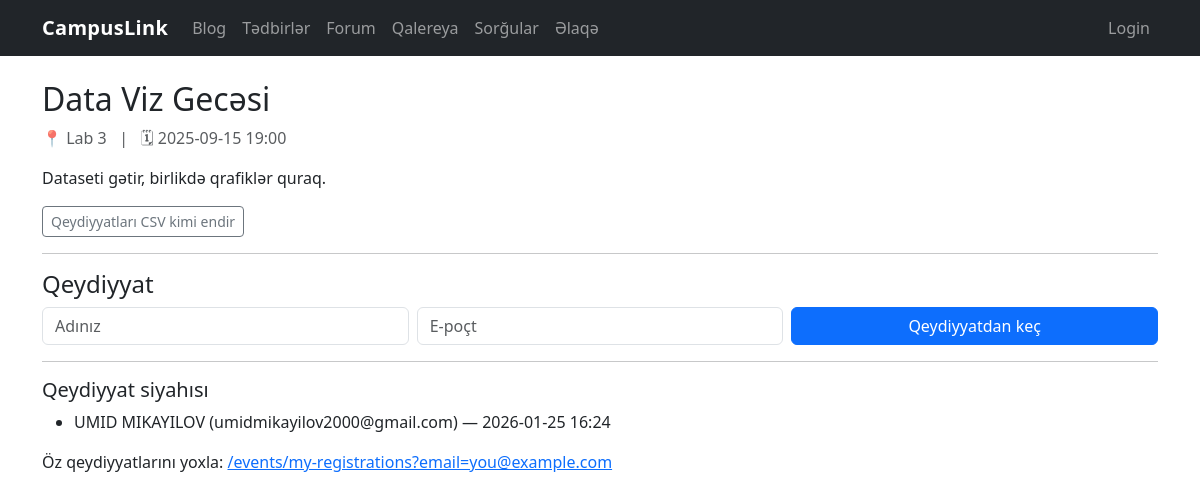
The app's page /events/2, older data.
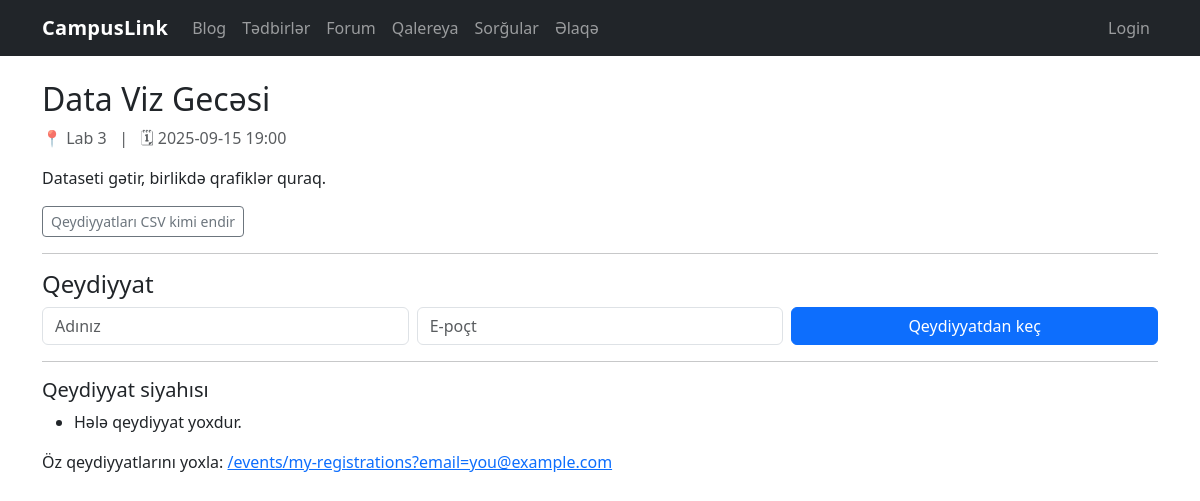
The same page, newer data.
### tables this page shows
CREATE TABLE event_registrations (
            id INTEGER PRIMARY KEY AUTOINCREMENT,
            event_id INTEGER NOT NULL,
            name TEXT NOT NULL,
            email TEXT NOT NULL,
            created_at TEXT NOT NULL,
            UNIQUE(event_id, email), -- eyni email-in eyni tədbirə iki dəfə yazılmasının qarşısını alır
            FOREIGN KEY (event_id) REFERENCES events(id) ON DELETE CASCADE
        );

### events.py (the view, shortened to what this page needs)
@bp.route("/<int:event_id>", methods=["GET", "POST"])
def detail(event_id: int):
    db = get_db()
    cur = db.execute("SELECT * FROM events WHERE id = ?", (event_id,))
    row = cur.fetchone()
    if not row:
        return render_template("404.html"), 404
    event = dict_from_row(row)
    cur = db.execute("SELECT COUNT(*) FROM event_registrations WHERE event_id = ?", (event_id,))
    reg_count = cur.fetchone()[0]
    remaining = max(0, event["capacity"] - reg_count)
    cur = db.execute(
        "SELECT * FROM event_registrations WHERE event_id = ? ORDER BY id DESC",
        (event_id,),
    )
    regs = [dict_from_row(r) for r in cur.fetchall()]
    return render_template("events/detail.html", event=event, regs=regs, remaining=remaining)

### database.py (called while the page is built)
def get_db():
    if "db" not in g:
        g.db = sqlite3.connect(DB_PATH)
        g.db.row_factory = sqlite3.Row
    return g.db

def dict_from_row(row):
    return {k: row[k] for k in row.keys()} if row else None

### forum.py (called while the page is built, shortened)
def _current_user_display() -> str:
    role = session.get("role") or "guest"
    if role == "admin":
        return (session.get("admin_name") or session.get("user_name") or "Admin").strip() or "Admin"
    if role == "user":
        return (session.get("user_name") or "User").strip() or "User"
    return "Guest"

@bp.app_context_processor
def _inject_forum_auth():
    return {"forum_role": session.get("role") or "guest", "forum_name": _current_user_display()}

def ensure_forum_schema() -> None:
    global _schema_ready
    if _schema_ready:
        return

@bp.before_app_request
def _forum_schema_bootstrap():
    db = get_db()
    db.execute("PRAGMA foreign_keys = ON;")
    ensure_forum_schema()

### polls.py (called while the page is built)
@bp.before_app_request
def ensure_session():
    if "voter_id" not in session:
        session["voter_id"] = secrets.token_hex(8)
    return None

### templates/events/detail.html (shortened to what this page needs)
{% extends "base.html" %}
{% block content %}
  <h2>{{ event["title"] }}</h2>
  <div class="text-muted">📍 {{ event["location"] }} &nbsp; | &nbsp; 🗓 {{ event["date"] }}</div>
  <p class="mt-3">{{ event["description"] }}</p>
  <p><a class="btn btn-sm btn-outline-secondary" href="{{ url_for('events.export_csv', event_id=event['id']) }}">Qeydiyyatları CSV kimi endir</a></p>
  <hr>
  <h4>Qeydiyyat</h4>
  <form method="post">
    <div class="row g-2">
      <div class="col-md-4"><input name="name" class="form-control" placeholder="Adınız" required></div>
      <div class="col-md-4"><input name="email" type="email" class="form-control" placeholder="E-poçt" required></div>
      <div class="col-md-4"><button class="btn btn-primary w-100" {% if remaining<=0 %}disabled{% endif %}>Qeydiyyatdan keç</button></div>
    </div>
  </form>
  <hr>
  <h5>Qeydiyyat siyahısı</h5>
  <ul>
    {% for r in regs %}
      <li>{{ r["name"] }} ({{ r["email"] }}) — {{ r["created_at"] }}</li>
    {% else %}
      <li>Hələ qeydiyyat yoxdur.</li>
    {% endfor %}
  </ul>
  <p class="mt-3">
    Öz qeydiyyatlarını yoxla: <a href="{{ url_for('events.my_regs') }}">/events/my-registrations?email=you@example.com</a>
  </p>
{% endblock %}

Row changes from the older to the newer data that the page shows:
removed event_registrations: name "UMID MIKAYILOV", email "umidmikayilov2000@gmail.com", created_at "2026-01-25 16:24"
Text that changed along with them:
text now shown: "Hələ qeydiyyat yoxdur."
